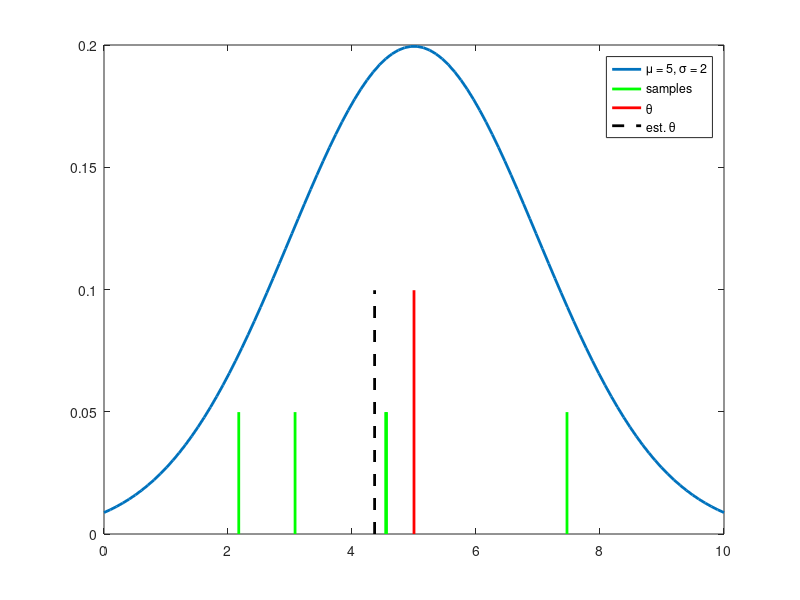
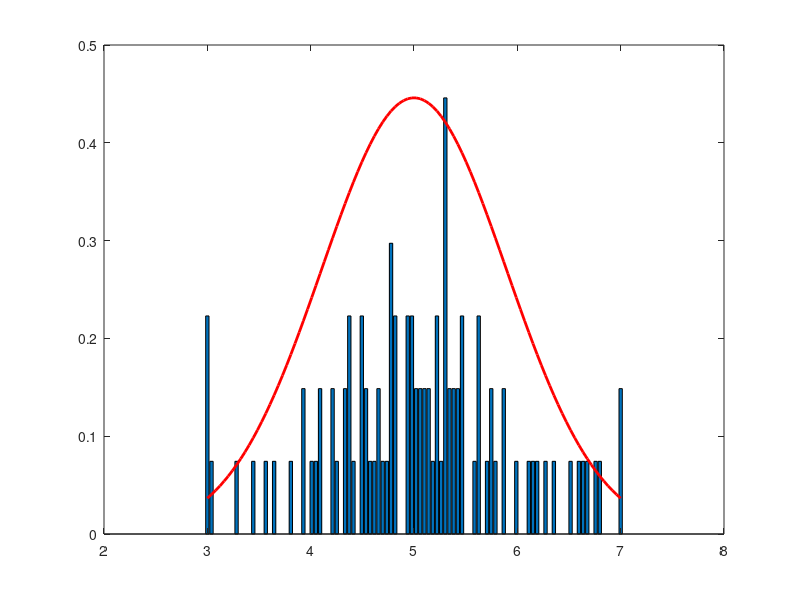

These charts were generated, in order, by the following MATLAB code:
%reset(RandStream.getDefaultStream);

num_samples = 100;
sample = zeros(num_samples,1);

n = 5;

for l=1:num_samples
    
    mu = 5;
    sigma = 2;
    
    x = linspace(0,10,100);
    Y = randn(n,1)*sigma + mu;
    y = normpdf(x,mu,sigma);
    
    theta = mu;
    hat_theta = mean(Y);
    sample(l) = hat_theta;
    
    pdfh = plot(x,y);
    set(pdfh,'LineWidth',2)
    color = [0 1 0];
    lineStyle = '-';
    lh = line([Y Y]', [zeros(size(Y)) .25*max(y)*ones(size(Y))]');
    for i = 1:length(lh)
        set(lh(i),'LineStyle',lineStyle,'Color',color,'LineWidth',2)
    end
    est_line = line([hat_theta; hat_theta],[0 .5*max(y)]);
    set(est_line,'LineStyle','--','Color',[0 0 0],'LineWidth',2)
    act_line = line([theta; theta],[0 .5*max(y)]);
    set(act_line,'LineStyle','-','Color',[1 0 0],'LineWidth',2)
    hold off
    legend([pdfh lh(1) act_line est_line],['\mu = ' num2str(mu,3) ', \sigma = ' num2str(sigma,3)], 'samples', '\theta', 'est. \theta')
    drawnow
    
end

figure(2)
x = linspace(mu-2, mu+2,100);
y = normpdf(x, mu, sqrt((sigma^2)/n));

[N,X] = hist(sample,x);
N = N/max(N);
N = N*max(y);

bar(X,N);
hold on
ph = plot(x,y);
set(ph,'LineStyle','-','Color',[1 0 0],'LineWidth',2)
hold off